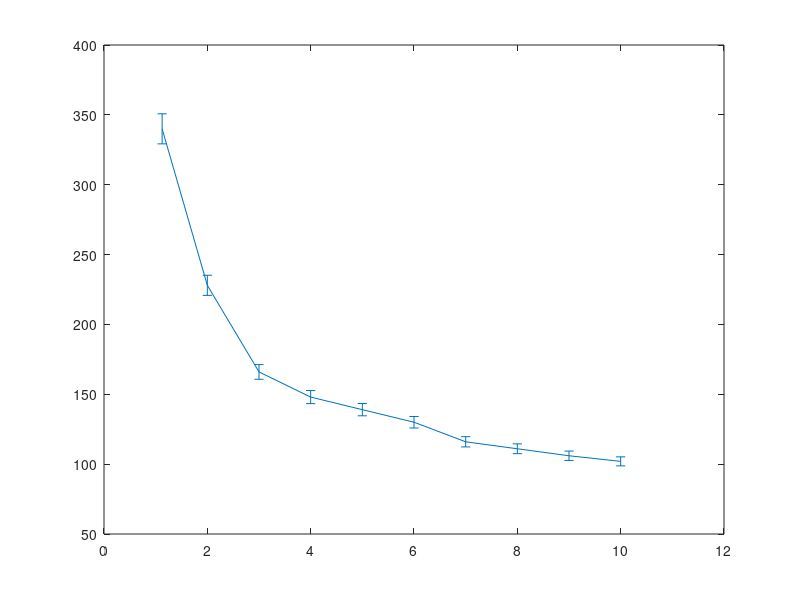

Write MATLAB code to recreate this figure. (Note: this script raises an error after producing the figure.)
clear all;
close all;
clc;

vin=[1.125 2 3 4 5 6 7 8 9 10];
sigma=[340 228 166 148 139 130 116 111 106 102];
err=[1/sqrt(998)*sigma(1) 1/sqrt(1000)*sigma(2) 1/sqrt(1000)*sigma(3) ...
    1/sqrt(1000)*sigma(4) 1/sqrt(1000)*sigma(5) 1/sqrt(1000)*sigma(6) ...
    1/sqrt(1000)*sigma(7) 1/sqrt(1000)*sigma(8) 1/sqrt(1000)*sigma(9) 1/sqrt(999)*sigma(10)];

fitfun=@(A,x)sqrt(A(1)*x.^(-2)+A(2));
xf0=[0.9,140];
A=lsqcurvefit(fitfun,xf0,vin,sigma);

%plot(vin,sigma,'r*');
E1=errorbar(vin,sigma,err);
set(E1,'LineStyle', 'none ','Color', 'r','LineWidth', 3, 'Marker', '*', 'MarkerSize', 8, ...
         'MarkerEdgeColor', [.2 .2 .2], 'MarkerFaceColor' , [0,1,1]);
xlabel('input(mV)');
ylabel('jitter rms(ps)');
grid on
hold on

times = linspace(vin(1),vin(end));
plot(times,fitfun(A,times),'b--','LineWidth', 2)
hold on

simin=[1.125 2 6 8];
simsig=[517 411 276 255];
simerr=[1/sqrt(40)*simsig(1) 1/sqrt(40)*simsig(2) 1/sqrt(40)*simsig(3) 1/sqrt(40)*simsig(4)];
E2=errorbar(simin,simsig,simerr);
set(E2,'LineStyle', 'none ','Color', 'g','LineWidth', 3, 'Marker', '.', 'MarkerSize', 8, ...
         'MarkerEdgeColor', [.2 .2 .2], 'MarkerFaceColor' , [0,1,1]);
legend('measurement data','measured data fitting','simualtion data');
title('Board 3 T1V timing performance');
